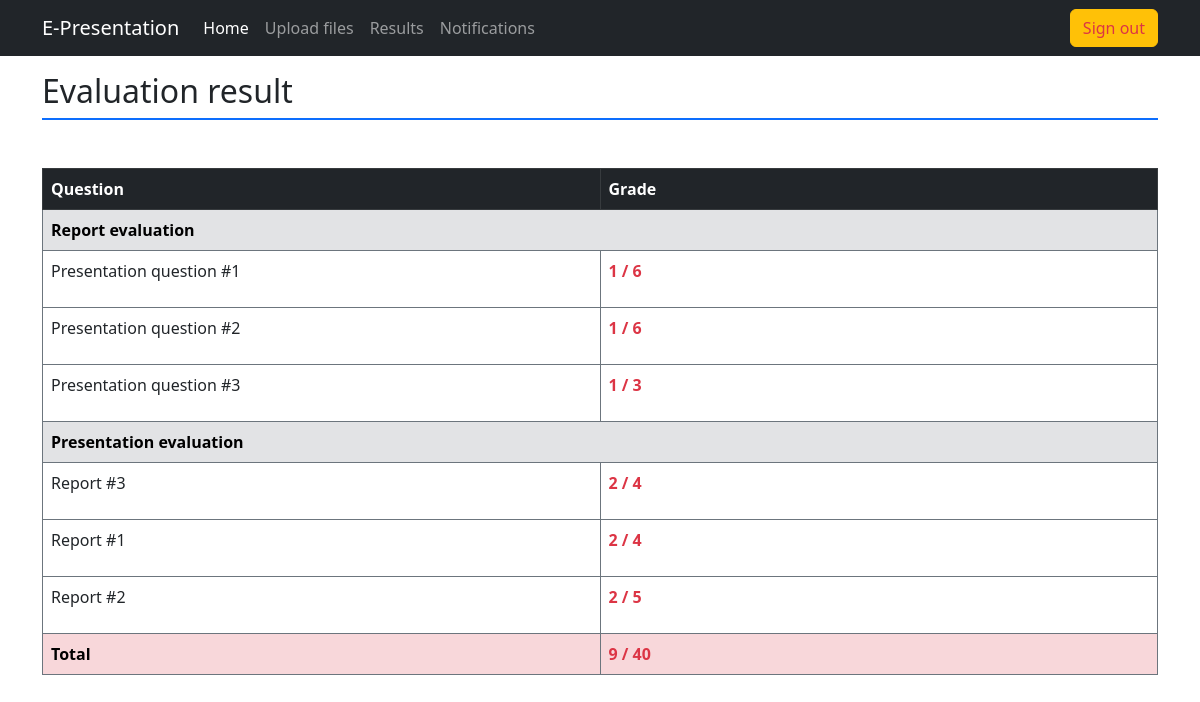
Before: /index.php?action=evaluation_result (signed in) with the older database file.
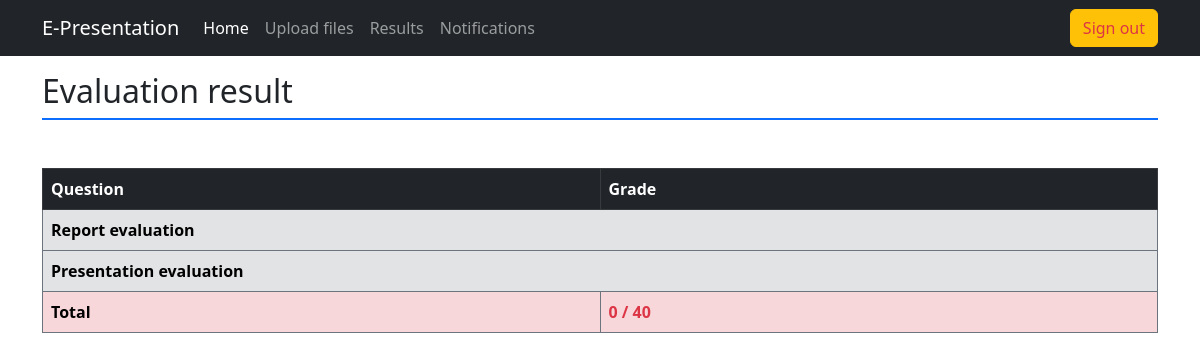
After: the same page with the newer database file.
### tables this page shows
CREATE TABLE `result` (
  `result_id` int(11) NOT NULL,
  `trainee_id` int(11) NOT NULL,
  `grade` float NOT NULL,
  `question_code` varchar(5) NOT NULL,
  `season` varchar(4) NOT NULL DEFAULT year(curdate())
);

CREATE TABLE `evaluation` (
  `evaluation_code` varchar(12) NOT NULL,
  `question_code` varchar(5) NOT NULL,
  `question_content` text NOT NULL,
  `question_scale` float NOT NULL,
  `question_topic` enum('presentation','report') DEFAULT NULL,
  `season` varchar(4) NOT NULL
);

### app/controller/layouts_rendering.php (called while the page is built, shortened)
<?php
    class LayoutRendering {
        static function evaluation_result() {
            $trainee_id = $_SESSION["user"];
            $result = EvaluationModel::get_result($trainee_id);
            require "app/view/teams/result.php";
        }
    }

### app/model/evaluation_model.php (called while the page is built, shortened)
<?php
    class EvaluationModel {
        static function get_result($trainee_code) {
            $connection = PresentationModel::connection();
            $select = $connection->prepare("
                SELECT * FROM result JOIN evaluation ON result.question_code = evaluation.question_code
                WHERE trainee_id = :trainee_id
            ");
            $select->execute(["trainee_id" => $trainee_code]);
            return $select->fetchAll(PDO::FETCH_ASSOC);
        }
    }

### app/view/teams/result.php (the view, shortened to what this page needs)
<h2 class="border-bottom pb-2 border-2 border-primary mb-4">Evaluation result</h2>
<table class="table table-bordered border-secondary mt-5">
        <thead class="table-dark">
            <th class="w-50">Question</th>
            <th>Grade</th>
        </thead>
        <tbody id="report_table">
            <tr class="table-secondary border-secondary">
                <td colspan="2" class="fw-bold">Report evaluation</td>
            </tr>
            <?php
                $total = 0;
                foreach($result as $question):
                    $total += $question["grade"];
                    if ($question["question_topic"] == "presentation"):
            ?>
                <tr data-categorty="presentation" >
                    <td>
                        <p><?= $question['question_content'] ?></p>
                    </td>
                    <td class="text-danger fw-bold">
                        <p><?= $question['grade'] ?> / <?= $question["question_scale"] ?></p>
                    </td>
                </tr>
            <?php
                    endif;
                endforeach;
            ?>
            <tr class="table-secondary border-secondary">
                <td colspan="2" class="fw-bold">Presentation evaluation</td>
            </tr>
            <?php
                foreach($result as $question):
                    if ($question["question_topic"] == "report"):
            ?>
                <tr>
                    <td>
                        <p><?= $question['question_content'] ?></p>
                    </td>
                        <td class="text-danger fw-bold">
                            <p><?= $question['grade'] ?> / <?= $question["question_scale"] ?></p>
                        </td>
                </tr>
            <?php
                    endif;
                endforeach;
            ?>
            <tfoot class="table-danger border-secondary">
                <td class="fw-bold">Total</td>
                <td class="fw-bold text-danger"><?= $total ?> / 40</td>
            </tfoot>
        </tbody>
    </table>
<?php
    $content = ob_get_contents();
    require "app/view/master.php";
?>

### index.php (shortened to what this page needs)
<?php
    require "app/model/evaluation_model.php";
    require "app/controller/layouts_rendering.php";
    if (isset($_GET["action"])) {
        switch ($_GET["action"]):
            case "evaluation_result":
                LayoutRendering::evaluation_result();
                break;
        endswitch;
    } else {
        LayoutRendering::main();
    }
?>

### app/view/master.php (shortened to what this page needs)
<!DOCTYPE html>
<html lang="en">
<head>
    <link rel="stylesheet" href="https://cdn.jsdelivr.net/npm/bootstrap@5.2.3/dist/css/bootstrap.min.css" />
    <link rel="stylesheet" href="https://cdn.jsdelivr.net/npm/bootstrap-icons@1.10.5/font/bootstrap-icons.css">
</head>
<body>
    <main class="container py-3">
    <?= $content ?>
    </main>
</body>
</html>

Changed rows visible on the page:
removed result: evaluation.question_content "Presentation question #1", grade "1", evaluation.question_scale "6", shown under "Evaluation result"
removed result: evaluation.question_content "Presentation question #2", grade "1", evaluation.question_scale "6", shown under "Evaluation result"
removed result: evaluation.question_content "Presentation question #3", grade "1", evaluation.question_scale "3", shown under "Evaluation result"
removed result: evaluation.question_content "Report #3", grade "2", evaluation.question_scale "4"
removed result: evaluation.question_content "Report #1", grade "2", evaluation.question_scale "4"
removed result: evaluation.question_content "Report #2", grade "2", evaluation.question_scale "5"
Other visible differences:
$total: "9" → "0"
